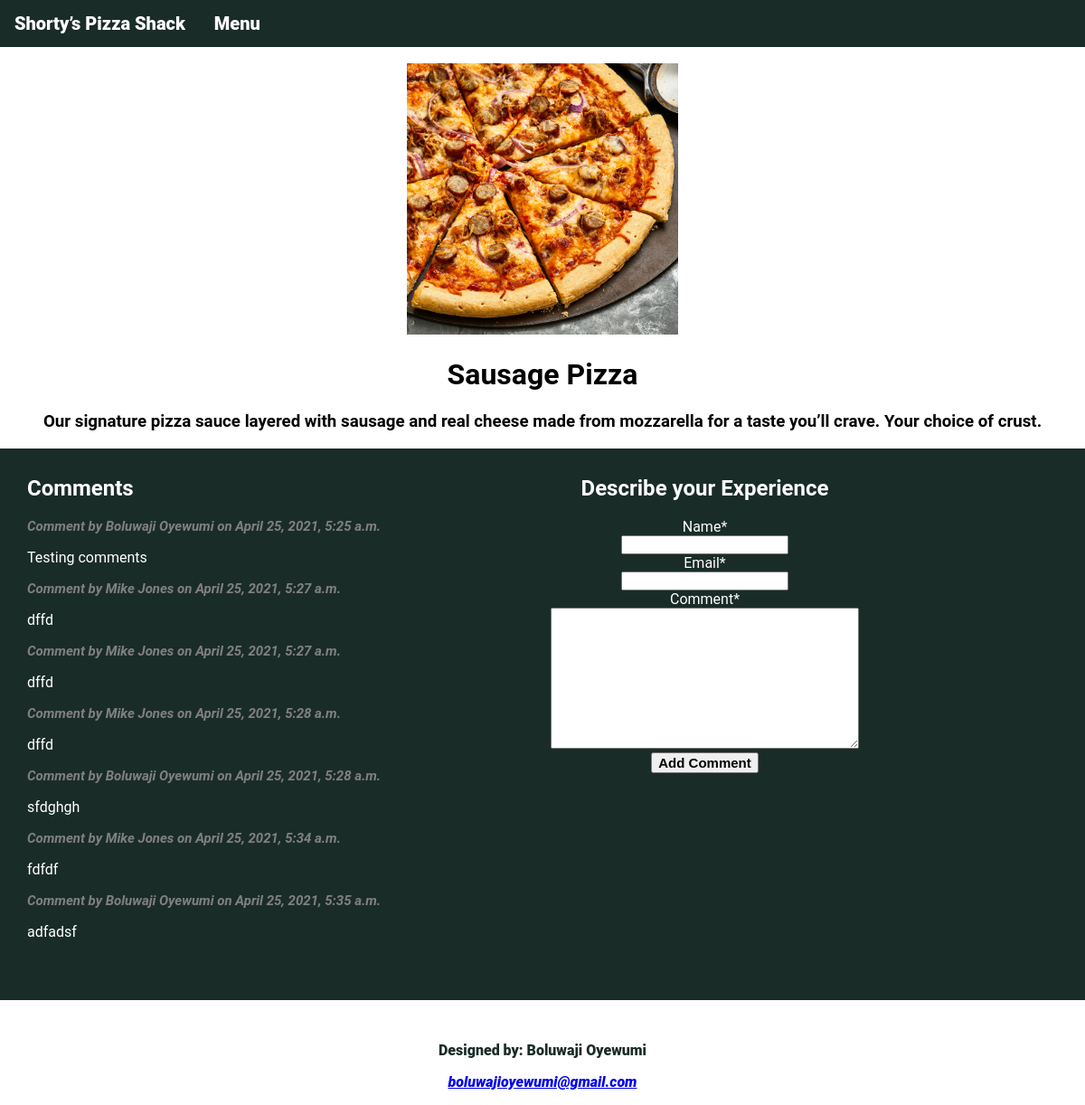
The app's page /pizzas/2 with its own data.
### pizzas/models.py (models this page shows, shortened)
class Pizza(models.Model):
    name = models.CharField(max_length=200)
    image = models.ImageField(blank=True, null=True)
    def __str__(self):
        return self.name

class Topping(models.Model):
    pizza = models.ForeignKey(Pizza, on_delete=models.CASCADE)
    name = models.TextField()

class Comment(models.Model):
    pizza = models.ForeignKey(Pizza, on_delete=models.CASCADE, related_name="comments")
    name = models.CharField(max_length=80)
    email = models.EmailField()
    comment = models.TextField()
    created = models.DateTimeField(default=timezone.now)
    updated = models.DateTimeField(default=timezone.now)
    active = models.BooleanField(default=True)
    class Meta:
        ordering = ("created",)

### pizzas/views.py (the view, shortened to what this page needs)
# urls.py: path("pizzas/<int:pizza_id>", views.pizza, name="pizza"),
def pizza(request, pizza_id):
    pizza = Pizza.objects.get(id=pizza_id)
    toppings = pizza.topping_set.order_by("name")
    comments = pizza.comments.filter(active=True)
    new_comment = None
    if request.method != "POST":
        comment_form = CommentForm()
    context = {
        "pizza": pizza,
        "toppings": toppings,
        "comments": comments,
        "new_comment": new_comment,
        "comment_form": comment_form,
    }
    return render(request, "pizzas/pizza.html", context)

### pizzas/forms.py
class CommentForm(forms.ModelForm):
    class Meta:
        model = Comment
        fields = ("name", "email", "comment")

### pizzas/templates/pizzas/pizza.html (shortened to what this page needs)
{% extends 'pizzas/base.html' %}
{% block content %}
<div style="padding-top: 60px;
padding-bottom: 30px; text-align: center; font-family: Roboto, sans-serif;">
<img src="{{pizza.image.url}}" alt=""
style="height: 300px; width: 300px; padding-top: 10px;">
<h1>{{ pizza }}</h1>
    {% for topping in toppings %}
    <h3 style="padding-left: 30px; padding-right: 30px;">
        {{topping.name}}
    </h3>
    {% empty %}
    <h3>More details on this pizza will be provided soon</h3>
    {% endfor %}
<div style="background-color: #1a2c28; height: 600px; color: white; padding-top: 10px;">
    <div style="float: left; text-align: left; padding-left: 30px;">
    <h2>Comments</h2>
    {% for comment in comments %}
      <p style="font-weight:bold; font-size: 15px; font-style: italic; color: grey;">
        Comment by {{ comment.name }} on
        {{ comment.created }}
      </p>
      {{ comment.comment|linebreaks }}
    {% empty %}
        <p>There are no comments yet.</p>
    {% endfor %}
    </div>
    <div style="float: right; padding-right: 250px;">
    {% load crispy_forms_tags %}
        <h2>Describe your Experience</h2>
        <form action="{% url 'pizzas:pizza' pizza.id %}" method="post">
            {{ comment_form | crispy }}
        <button name="submit" style="font-size: 15px; font-weight: bolder;">Add Comment</button>
        </form>
    </div>
</div>
</div>
<footer style="  text-align: center;
padding: 0px;
background-color: white;
font-family: Roboto Black,sans-serif;
color: #1a2c28;">
    <p>Designed by: Boluwaji Oyewumi</p>
    <p style="font-style: italic;"><a href="mailto:boluwajioyewumi@gmail.com">boluwajioyewumi@gmail.com</a></p>
</footer>
{% endblock content%}

### pizzas/static/navbar.css (style rules this page uses)
.main { margin: 0; }

### records on screen
Pizza: image (picture), name "Sausage Pizza"
Topping: name "Our signature pizza sauce layered with sausage and real cheese made from mozzarella for a taste you’ll crave. Your choice of crust."
Comment: name "Boluwaji Oyewumi", created "April 25, 2021, 5:25 a.m.", comment "Testing comments"
Comment: name "Mike Jones", created "April 25, 2021, 5:27 a.m.", comment "dffd"
Comment: name "Mike Jones", created "April 25, 2021, 5:27 a.m.", comment "dffd"
Comment: name "Mike Jones", created "April 25, 2021, 5:28 a.m.", comment "dffd"
Comment: name "Boluwaji Oyewumi", created "April 25, 2021, 5:28 a.m.", comment "sfdghgh"
Comment: name "Mike Jones", created "April 25, 2021, 5:34 a.m.", comment "fdfdf"
Comment: name "Boluwaji Oyewumi", created "April 25, 2021, 5:35 a.m.", comment "adfadsf"
